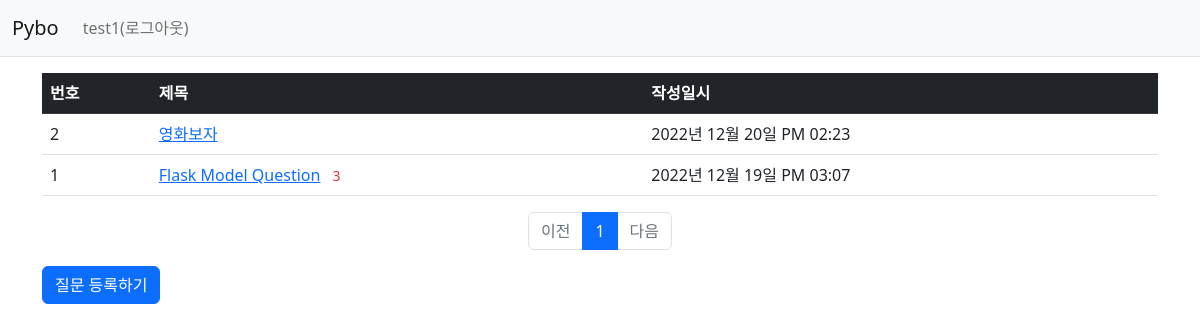
/question/list/ (signed in), run on the app's committed database.
### pybo/models.py (models this page shows)
class User(db.Model) :
    id = db.Column(db.Integer, primary_key=True)
    username = db.Column(db.String(150), unique=True, nullable=False)
    password = db.Column(db.String(200), nullable=False)
    email = db.Column(db.String(150), unique=True, nullable=False)

class Question(db.Model) :
    id = db.Column(db.Integer, primary_key=True)  # Integer + primary_key -> auto increment 자동 적용됨
    subject = db.Column(db.String(200), nullable=False)
    content = db.Column(db.Text(), nullable=False)
    create_date = db.Column(db.DateTime(), nullable=False)

### pybo/views/question_views.py (the view)
@bp.route('/list/')
def _list() :
    page = request.args.get('page', type=int, default=1)  # 페이지
    question_list = Question.query.order_by(Question.create_date.desc())
    question_list = question_list.paginate(page=page, per_page=10)
    return render_template('question/question_list.html', question_list = question_list)

### pybo/filter.py (called while the page is built)
def format_datetime(value, fmt='%Y년 %m월 %d일 %p %I:%M'):
    return value.strftime(fmt)

### pybo/views/auth_views.py (called while the page is built)
@bp.before_app_request  # 가장 먼저 실행이 되는 어노테이션
def load_logged_in_user() :
    user_id = session.get('user_id')
    if user_id is None :
        g.user = None
    else:
        g.user = User.query.get(user_id)

### pybo/templates/question/question_list.html
{% extends 'base.html' %}
{% block content %}
<div class="container my-3">
    <table class="table">
        <thead>
        <tr class="table-dark">
            <th>번호</th>
            <th>제목</th>
            <th>작성일시</th>
        </tr>
        </thead>
        <tbody>
{% if question_list %}
        {% for question in question_list.items %}
        <tr>
            <td>{{question_list.total - ((question_list.page - 1) * question_list.per_page) - loop.index0}}</td>
            <td >
                <a href="{{ url_for('question.detail', question_id = question.id) }}">{{ question.subject }}</a>
                {% if question.answer_set|length>0 %}
                <span class="text-danger small mx-2">{{ question.answer_set|length }}</span>
                {% endif %}
            </td>
            <td>{{question.create_date | datetime}}</td>
        </tr>
        {% endfor %}
{% else %}
    <tr>
        <td colspan="3">질문이 없습니다.</td>
    </tr>
{% endif %}
        </tbody>
    </table>
    <ul class="pagination justify-content-center">
        {% if question_list.has_prev %}
        <li class="page-item">
            <a class="page-link" href="?page={{ question_list.prev_num }}">이전</a>
        </li>
        {% else %}
        <li class="page-item disabled">
            <a class="page-link" tabindex="-1" aria-disabled="true" href="javascript:void(0)">이전</a>
        </li>
        {% endif %}
        {% for page_num in question_list.iter_pages() %}
        {% if page_num %}
        {% if page_num != question_list.page %}
        <li class="page-item">
            <a class="page-link" href="?page={{ page_num }}">{{ page_num }}</a>
        </li>
        {% else %}
        <li class="page-item active" aria-current="page">
            <a class="page-link" href="javascript:void(0)">{{ page_num }}</a>
        </li>
        {% endif %}
        {% else %}
        <li class="disabled">
            <a class="page-link" href="javascript:void(0)">...</a>
        </li>
        {% endif %}
        {% endfor %}
        {% if question_list.has_next %}
        <li class="page-item">
            <a class="page-link" href="?page={{ question_list.next_num }}">다음</a>
        </li>
        {% else %}
        <li class="page-item disabled">
            <a class="page-link" tabindex="-1" aria-disabled="true" href="javascript:void(0)">다음</a>
        </li>
        {% endif %}
    </ul>
    <a href="{{url_for('question.create')}}" class="btn btn-primary">질문 등록하기</a>
</div>
{% endblock %}

### pybo/templates/navbar.html (shortened to what this page needs)
<!DOCTYPE html>
<html lang="en">
<head>
</head>
<body>
<nav class="navbar navbar-expand-lg navbar-light bg-light border-bottom">
    <div class="container-fluid">
        <a class="navbar-brand" href="{{ url_for('main.index') }}">Pybo</a>
        <div class="collapse navbar-collapse" id="navbarSupportedContent">
            {% if g.user %}
            <ul class="navbar-nav">
                <li class="nav-item">
                    <a class="nav-link" href="{{ url_for('auth.logout') }}">{{ g.user.username }}(로그아웃)</a>
                </li>
            </ul>
            {% endif %}
        </div>
    </div>
</nav>
</body>
</html>

### data on the page
User: user.username "test1"
Question: total "2", subject "영화보자", create_date "2022년 12월 20일 PM 02:23"
Question: total "1", subject "Flask Model Question", answer_set|length "3", create_date "2022년 12월 19일 PM 03:07"

### other printed values
{{ page_num }} "1"
